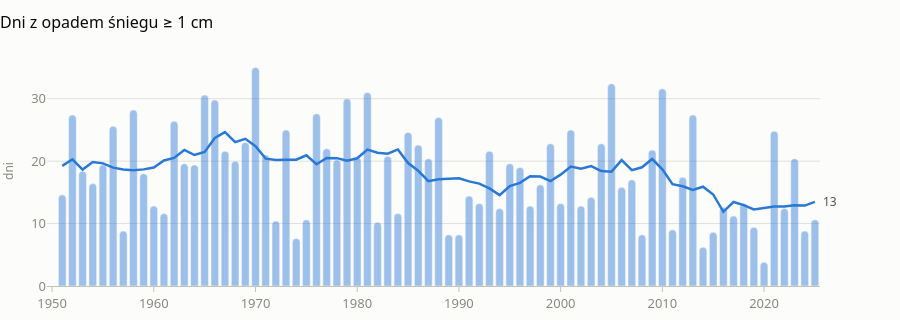

The notebook cell saved with this chart:
### Code cell
charts.yearly_counts(yearly, "snow_days", "Dni z opadem śniegu ≥ 1 cm", charts.BLUE)

### Figure 1 — Plotly figure (JSON) as saved in the notebook; plotly's stock layout.template omitted (floating-point values rounded to 4 significant figures)
{"data": [{"hovertemplate": "%{y:.1f} dni<extra></extra>", "marker": {"color": "#2a78d6", "cornerradius": 4, "opacity": 0.45}, "name": "Rok", "type": "bar", "x": [1951, 1952, 1953, 1954, 1955, 1956, 1957, 1958, 1959, 1960, 1961, 1962, 1963, 1964, 1965, 1966, 1967, 1968, 1969, 1970, 1971, 1972, 1973, 1974, 1975, 1976, 1977, 1978, 1979, 1980, 1981, 1982, 1983, 1984, 1985, 1986, 1987, 1988, 1989, 1990, 1991, 1992, 1993, 1994, 1995, 1996, 1997, 1998, 1999, 2000, 2001, 2002, 2003, 2004, 2005, 2006, 2007, 2008, 2009, 2010, 2011, 2012, 2013, 2014, 2015, 2016, 2017, 2018, 2019, 2020, 2021, 2022, 2023, 2024, 2025], "y": [14.6, 27.4, 18.4, 16.4, 19.4, 25.6, 8.8, 28.2, 18.0, 12.8, 11.6, 26.4, 19.6, 19.4, 30.6, 29.8, 21.6, 20.0, 23.0, 35.0, 21.0, 10.4, 25.0, 7.6, 10.6, 27.6, 22.0, 20.2, 30.0, 20.6, 31.0, 10.2, 20.8, 11.6, 24.6, 22.6, 20.4, 27.0, 8.2, 8.2, 14.4, 13.2, 21.6, 12.4, 19.6, 19.0, 12.8, 16.2, 22.8, 13.2, 25.0, 12.8, 14.2, 22.8, 32.4, 15.8, 17.0, 8.2, 21.8, 31.6, 9.0, 17.4, 27.4, 6.2, 8.6, 12.6, 11.2, 13.2, 9.4, 3.8, 24.8, 12.4, 20.4, 8.8, 10.6]}, {"hovertemplate": "%{y:.1f} dni<extra>średnia 10-letnia</extra>", "line": {"color": "#2a78d6", "width": 2.5}, "mode": "lines", "name": "Średnia 10-letnia", "type": "scatter", "x": [1951, 1952, 1953, 1954, 1955, 1956, 1957, 1958, 1959, 1960, 1961, 1962, 1963, 1964, 1965, 1966, 1967, 1968, 1969, 1970, 1971, 1972, 1973, 1974, 1975, 1976, 1977, 1978, 1979, 1980, 1981, 1982, 1983, 1984, 1985, 1986, 1987, 1988, 1989, 1990, 1991, 1992, 1993, 1994, 1995, 1996, 1997, 1998, 1999, 2000, 2001, 2002, 2003, 2004, 2005, 2006, 2007, 2008, 2009, 2010, 2011, 2012, 2013, 2014, 2015, 2016, 2017, 2018, 2019, 2020, 2021, 2022, 2023, 2024, 2025], "y": [19.24, 20.3, 18.66, 19.85, 19.64, 18.96, 18.66, 18.56, 18.68, 18.98, 20.1, 20.52, 21.8, 20.98, 21.48, 23.7, 24.64, 23.04, 23.58, 22.4, 20.4, 20.18, 20.22, 20.24, 20.94, 19.5, 20.5, 20.48, 20.06, 20.46, 21.86, 21.36, 21.2, 21.88, 19.7, 18.46, 16.8, 17.1, 17.18, 17.26, 16.76, 16.4, 15.64, 14.56, 16.02, 16.52, 17.58, 17.54, 16.8, 17.84, 19.12, 18.8, 19.22, 18.42, 18.32, 20.16, 18.56, 19.02, 20.34, 18.68, 16.3, 15.98, 15.4, 15.9, 14.66, 11.88, 13.46, 12.96, 12.26, 12.52, 12.72, 12.73, 12.93, 12.89, 13.47]}], "layout": {"annotations": [{"font": {"color": "#52514e", "size": 12}, "showarrow": false, "text": "13", "x": 2025, "xanchor": "left", "xshift": 6, "y": 13.47}], "bargap": 0.25, "font": {"color": "#52514e", "family": "system-ui, -apple-system, \"Segoe UI\", sans-serif", "size": 13}, "height": 320, "hoverlabel": {"bgcolor": "#fcfcfb", "bordercolor": "#c3c2b7", "font": {"family": "system-ui, -apple-system, \"Segoe UI\", sans-serif"}}, "hovermode": "x unified", "margin": {"b": 8, "l": 8, "r": 80, "t": 56}, "paper_bgcolor": "#fcfcfb", "plot_bgcolor": "#fcfcfb", "separators": ", ", "showlegend": false, "title": {"font": {"color": "#0b0b0b", "size": 16}, "text": "Dni z opadem śniegu ≥ 1 cm", "x": 0, "xanchor": "left"}, "xaxis": {"dtick": 10, "linecolor": "#c3c2b7", "range": [1950.0, 2026.0], "showgrid": false, "tick0": 1960, "tickcolor": "#c3c2b7", "tickfont": {"color": "#898781"}, "ticks": "outside"}, "yaxis": {"gridcolor": "#e1e0d9", "gridwidth": 1, "tickfont": {"color": "#898781"}, "title": {"font": {"color": "#898781", "size": 12}, "text": "dni"}, "zeroline": false}}}
